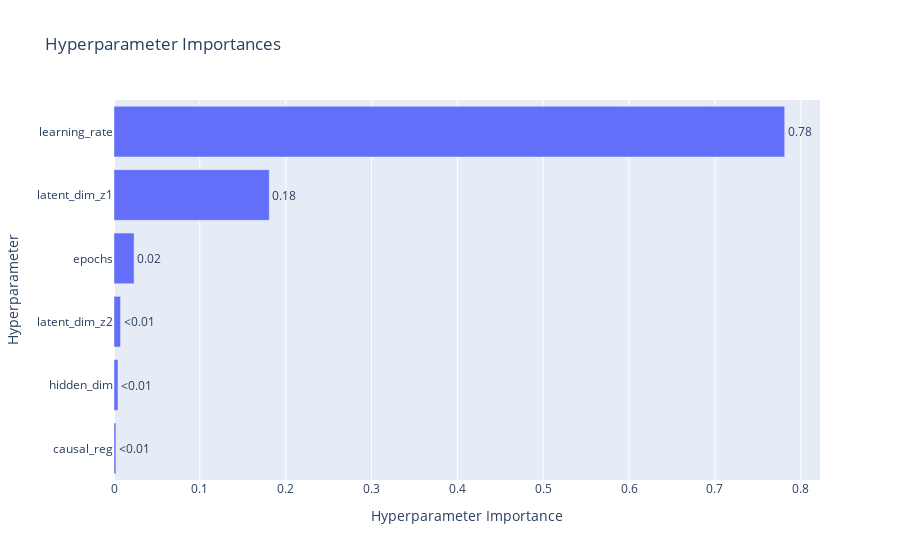

Here is the notebook cell this chart was saved with:
### Code cell
optuna.visualization.plot_optimization_history(study)
optuna.visualization.plot_param_importances(study)

### Figure 1 — Plotly figure (JSON) as saved in the notebook; plotly's stock layout.template omitted (floating-point values rounded to 4 significant figures)
{"data": [{"cliponaxis": false, "hovertemplate": ["causal_reg (FloatDistribution): 0.002229871833740699<extra></extra>", "hidden_dim (IntDistribution): 0.004627393805689936<extra></extra>", "latent_dim_z2 (IntDistribution): 0.007593266538710536<extra></extra>", "epochs (IntDistribution): 0.023419153918088707<extra></extra>", "latent_dim_z1 (IntDistribution): 0.18087028389489967<extra></extra>", "learning_rate (FloatDistribution): 0.7812600300088705<extra></extra>"], "name": "Objective Value", "orientation": "h", "text": ["<0.01", "<0.01", "<0.01", "0.02", "0.18", "0.78"], "textposition": "outside", "type": "bar", "x": [0.00223, 0.004627, 0.007593, 0.02342, 0.1809, 0.7813], "y": ["causal_reg", "hidden_dim", "latent_dim_z2", "epochs", "latent_dim_z1", "learning_rate"]}], "layout": {"autosize": true, "title": {"text": "Hyperparameter Importances"}, "xaxis": {"autorange": true, "range": [0, 0.8224], "title": {"text": "Hyperparameter Importance"}, "type": "linear"}, "yaxis": {"autorange": true, "range": [-0.5, 5.5], "title": {"text": "Hyperparameter"}, "type": "category"}}}
